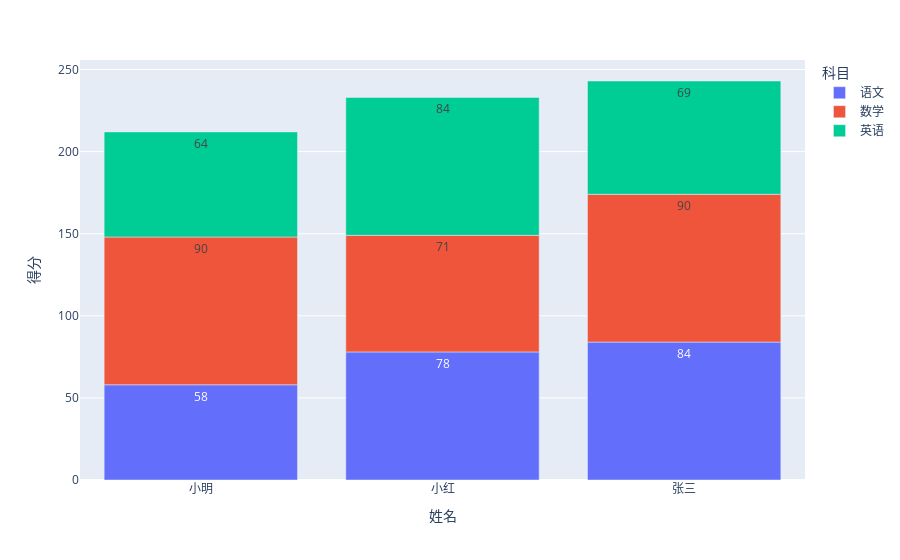

Notebook code for this chart:
### Code cell
px.bar(
    data_frame=df,
    x="姓名",
    y="得分",
    color="科目",
    text_auto=True
)

### Figure 1 — Plotly figure (JSON) as saved in the notebook; plotly's stock layout.template omitted (floating-point values rounded to 4 significant figures)
{"data": [{"alignmentgroup": "True", "hovertemplate": "科目=语文<br>姓名=%{x}<br>得分=%{y}<extra></extra>", "legendgroup": "语文", "marker": {"color": "#636efa", "pattern": {"shape": ""}}, "name": "语文", "offsetgroup": "语文", "orientation": "v", "showlegend": true, "textposition": "auto", "texttemplate": "%{y}", "type": "bar", "x": ["小明", "小红", "张三"], "xaxis": "x", "y": [58, 78, 84], "yaxis": "y"}, {"alignmentgroup": "True", "hovertemplate": "科目=数学<br>姓名=%{x}<br>得分=%{y}<extra></extra>", "legendgroup": "数学", "marker": {"color": "#EF553B", "pattern": {"shape": ""}}, "name": "数学", "offsetgroup": "数学", "orientation": "v", "showlegend": true, "textposition": "auto", "texttemplate": "%{y}", "type": "bar", "x": ["小明", "小红", "张三"], "xaxis": "x", "y": [90, 71, 90], "yaxis": "y"}, {"alignmentgroup": "True", "hovertemplate": "科目=英语<br>姓名=%{x}<br>得分=%{y}<extra></extra>", "legendgroup": "英语", "marker": {"color": "#00cc96", "pattern": {"shape": ""}}, "name": "英语", "offsetgroup": "英语", "orientation": "v", "showlegend": true, "textposition": "auto", "texttemplate": "%{y}", "type": "bar", "x": ["小明", "小红", "张三"], "xaxis": "x", "y": [64, 84, 69], "yaxis": "y"}], "layout": {"barmode": "relative", "legend": {"title": {"text": "科目"}, "tracegroupgap": 0}, "margin": {"t": 60}, "xaxis": {"anchor": "y", "domain": [0, 1], "title": {"text": "姓名"}}, "yaxis": {"anchor": "x", "domain": [0, 1], "title": {"text": "得分"}}}}
